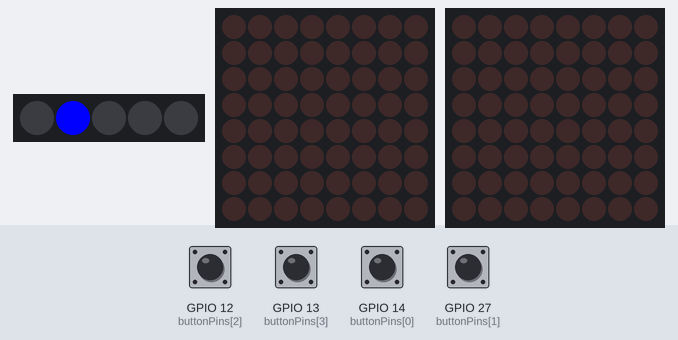
Bench run of a sketch on a simulated ESP32. On the bench: 5 RGB LEDs in strip order, left to right, 2 × 8×8 LED matrix. The inputs (shaded band) are chosen by the test bench; at power-on: GPIO 12 (buttonPins[2]), GPIO 13 (buttonPins[3]), GPIO 14 (buttonPins[0]), GPIO 27 (buttonPins[1]) HIGH.

Above: at 3.6 s.
4.9 s: GPIO 13 (buttonPins[3]) pulled LOW for 0.15 s
At 5.5 s:
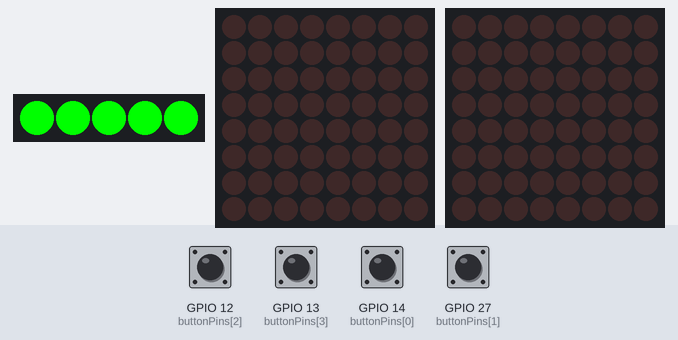
At 11.2 s:
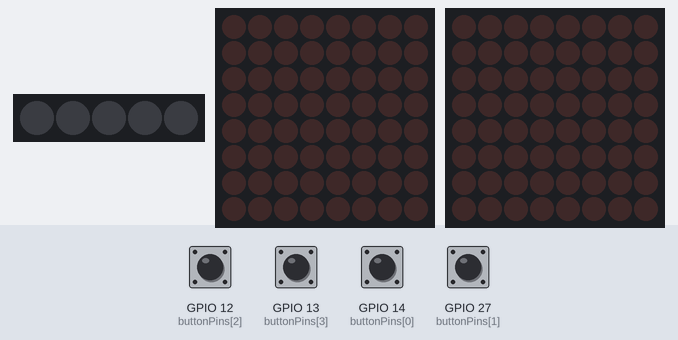
Timing chart, 0 to 12.7 s (numbered marks = the images above; inputs shaded):
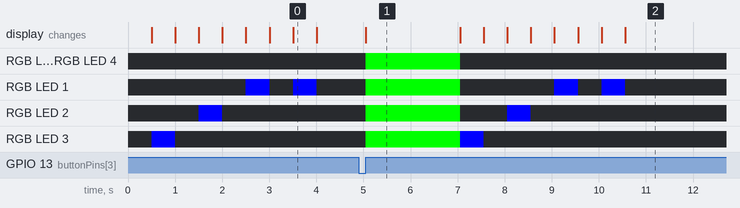

Measured:
- after the input at 4.9 s, RGB LED 0: off → RGB(0, 255, 0) after 0.15 s, → off 2.0 s later; RGB LED 1: off → RGB(0, 255, 0) after 0.15 s, → off 2.0 s later, → RGB(0, 0, 255) 2.0 s later, → off 0.50 s later, … (6 changes in this stretch)
- what the display in image 0 shows lasts 0.5 s, from 3.5 s to 4.0 s
- what the display in image 1 shows lasts 2.0 s, from 5.1 s to 7.1 s

The sketch:

play_read_seq_with_audio.ino
```cpp
#include <MD_Parola.h>
#include <MD_MAX72xx.h>
#include <SPI.h>
#include <Adafruit_NeoPixel.h>

#define HARDWARE_TYPE MD_MAX72XX::FC16_HW
#define MAX_DEVICES 1
#define MATRIX_DATA_PIN 23
#define MATRIX_CLK_PIN 21
#define MATRIX_CS_PIN 22
#define MIN_PRESS_TIME 40
MD_Parola parola = MD_Parola(HARDWARE_TYPE, MATRIX_CS_PIN, MAX_DEVICES);
MD_MAX72XX matrix = MD_MAX72XX(HARDWARE_TYPE, MATRIX_DATA_PIN, MATRIX_CLK_PIN, MATRIX_CS_PIN, MAX_DEVICES);

#define STRIP_PIN 15
#define NUM_LEDS 5
Adafruit_NeoPixel strip = Adafruit_NeoPixel(NUM_LEDS, STRIP_PIN, NEO_GRB + NEO_KHZ800);

#include <HardwareSerial.h>

#define MP3_SERIAL_RX 16  // Connect to MP3 board TX
#define MP3_SERIAL_TX 17  // Connect to MP3 board RX

HardwareSerial mp3Serial(2); // Use HardwareSerial 2 for ESP32
const int buttonPins[NUM_LEDS] = {14, 27, 12, 13, 32};


//global variables for buttons
bool currentButtonStates [] = {true, true,true,true,true};
bool previousButtonStates [] = {true, true,true,true,true}; //
bool previousButtonState = HIGH; // will store last time button was updated
unsigned int buttonPress_counters [] = { 0 , 0 ,0,0,0}; //number of presses
unsigned long buttonPress_last_times [] = { 0 , 0 ,0,0,0};   // last time button was pressed
unsigned long last_press_duration= 0; //to allow accessing last press duration as global
int lastSignalTime = 0;
int currentIndex = 0;
int readIndex = 0;
int interval = 500;
byte sequence[10] = {3,2,1,1,4};
bool showing = true;
bool isLighting = true;
void setup() {
  Serial.begin(115200);  // Begin the primary serial for debugging
  mp3Serial.begin(9600, SERIAL_8N1, MP3_SERIAL_RX, MP3_SERIAL_TX); // Begin the secondary serial to communicate with MP3 boa
  strip.begin();
  strip.show();

  parola.begin();
  parola.displayClear();
  parola.setIntensity(0);
  matrix.begin();

  for (int i = 0; i < NUM_LEDS; i++) {
    pinMode(buttonPins[i], INPUT_PULLUP);
  }
}

void loop()
{
  if(showing)
    playSequence();

  else
  {
    readSequence();
  }


}


void playSequence()
{
  if(millis() > lastSignalTime + interval)
  {
    if(isLighting){
      lightLED(sequence[currentIndex]);
      playSongInFolder01(sequence[currentIndex]);
    currentIndex +=1;
    lastSignalTime = millis();
    isLighting = false;
    }
    else
    {
      lastSignalTime = millis();
      isLighting = true;
      clearLed();
      if(currentIndex >= 4)
    {
      showing = false;
      currentIndex = 0;
    }
    }

  }
}
void gameOver(){
  strip.clear();
  strip.setPixelColor(0, strip.Color(0, 255,0 ));
  strip.setPixelColor(1, strip.Color(0, 255,0 ));
  strip.setPixelColor(2, strip.Color(0, 255,0 ));
  strip.setPixelColor(3, strip.Color(0, 255,0 ));
  strip.setPixelColor(4, strip.Color(0, 255,0 ));
  strip.show();
  delay(2000);
}

void won(){
  strip.clear();
  strip.setPixelColor(0, strip.Color(255,0,0 ));
  strip.setPixelColor(1, strip.Color(255,0,0 ));
  strip.setPixelColor(2, strip.Color(255,0,0 ));
  strip.setPixelColor(3, strip.Color(255,0,0 ));
  strip.setPixelColor(4, strip.Color(255,0,0 ));
  strip.show();
  delay(2000);
}

void lightLEDPressed(int ledNum)
{
  strip.clear();
  strip.setPixelColor(ledNum, strip.Color(5, 200,160 ));
  strip.show();
}


void readSequence()
{
  for(int button = 0; button<4 ; button++)
  {
    bool res = handle_button(button);
    if(res)
    {
      lightLEDPressed(button+1);
      if(sequence[readIndex] != button + 1)
      {
        gameOver();
        showing=true;
        readIndex=0;
      }
      else
      {
        playSongInFolder01(sequence[readIndex]);
        readIndex ++;
        if(readIndex >= 4){
          won();
          showing=true;
          readIndex=0;
        }
      }
    }

  }
}

void playSignal(byte index)
{

}

void clearLed()
{
  strip.clear();
  strip.show();
}

void lightLED(int ledNum) {
  strip.clear();
  strip.setPixelColor(ledNum, strip.Color(0, 0,255 ));
  strip.show();
}

void mistake() {
  strip.setPixelColor(0, strip.Color(0, 255, 0));
  strip.show();
}

void success() {
  strip.setPixelColor(0, strip.Color(255, 0, 0));
  strip.show();
}

void lightMatrixRow(int rowNum) {
  matrix.clear(rowNum);
  for (int i = 0; i < 8; i++) {
    matrix.setPoint(rowNum, i, true);
  }
  matrix.update();
}

bool handle_button(byte button_index) { //handle a button
  bool previousButtonState = previousButtonStates[button_index];
  bool currentButtonState = digitalRead(buttonPins[button_index]);  // check button state's change

  if (currentButtonState != previousButtonState)  //if change is detected
  {
    previousButtonStates[button_index] = currentButtonState;       // save the last state of button
    if (currentButtonState == LOW && previousButtonState == HIGH)  //type of change - from released to pressed
    {
      buttonPress_last_times[button_index] = millis();
    } else {
      last_press_duration = millis() - buttonPress_last_times[button_index];
      if (last_press_duration > MIN_PRESS_TIME) {
        buttonPress_counters[button_index] = buttonPress_counters[button_index] + 1;
        return (true);
      }
    }
  }
  return (false);
}
void playSongInFolder01(int songNumber) {
  byte command[] = {0x7E, 0x04, 0x42, 0x01, static_cast<byte>(songNumber), 0xEF};
  mp3Serial.write(command, sizeof(command));  // Send the command to the MP3 board
}
```
